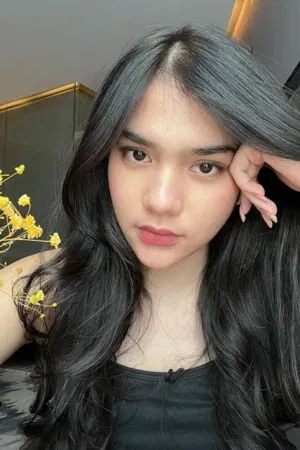
#> input picture mb.png, 300 x 450 px; its folder holds only this picture in this run
$ python image.py
#> lines starting #> are read from the running program, lines starting #| are printed output that depends on the picture
import os
import random
from PIL import Image
from rich.console import Console
from rich.progress import Progress, SpinnerColumn, BarColumn, TextColumn
from rich.panel import Panel
from argparse import ArgumentParser
import shutil

console = Console()

# warna teks
def color_text(text, color):
    return f"[{color}]{text}[/{color}]"

# file/folder
os.system("clear")
def get_image_from_path(path):
    with Progress(SpinnerColumn(), TextColumn("[progress.description]{task.description}"), transient=True) as progress:
        task = progress.add_task("LOADING MEMBUKA SCRIPT", total=None)
        if os.path.isfile(path):
            progress.update(task, description="FILE READY")
            return path
        elif os.path.isdir(path):
            images = [f for f in os.listdir(path) if f.lower().endswith(('.png', '.jpg', '.jpeg', '.gif', '.bmp'))]
            if images:
                progress.update(task, description="Mencoba mengubah")
                return os.path.join(path, random.choice(images))
            else:
                console.print(color_text("Gambar tidak ada", "yellow"))
                return None
        else:
            console.print(color_text("Tempatnya beda mungkin", "red"))
            return None

# program
def image_to_ascii(image_path, new_width=99999999999, colored=False):
#> called with image_path = './mb.png', new_width = 40, colored = False
    try:
        # konver
        img = Image.open(image_path).convert("L")
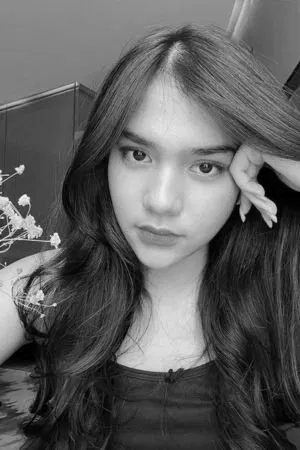
#> img: PIL image 300x450 L; min 0, max 248, mean 94.8
        aspect_ratio = img.height / img.width
#> aspect_ratio = 1.5
        new_height = int(aspect_ratio * new_width * 0.50)  # Rasio lebih akurat untuk terminal
#> new_height = 30
        img = img.resize((new_width, new_height))
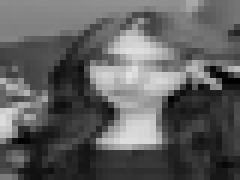
#> img: PIL image 40x30 L (shown 6 times larger); min 0, max 226, mean 94.8

        # kode
        ascii_chars = " .,:;#"
        pixels = img.getdata()

        # detail
        ascii_str = ""
        with Progress(
            SpinnerColumn(), BarColumn(), TextColumn("[progress.description]{task.description}"), transient=True
        ) as progress:
            task = progress.add_task("Mengonversi ke ASCII...", total=len(pixels))
            for pixel in pixels:
                ascii_str += ascii_chars[int(pixel / 500 * (len(ascii_chars) - 1))]
                progress.update(task, advance=1)
#> this loop made 1200 passes
#> (pixel, ascii_str) on passes 1 to 3: (139, '.'), (138, '..'), (139, '...')


        ascii_str = "\n".join([ascii_str[i:i+new_width] for i in range(0, len(ascii_str), new_width)])

        # support warna
        if colored:
            ascii_str = "\n".join(
                [color_text(line, "cyan") for line in ascii_str.split("\n")]
            )

        return ascii_str
    except Exception as e:
        console.print(color_text(f"Kesalahan saat memproses gambar: {e}", "red"))
        return None

# hasil
os.system("clear")
def display_result(ascii_art, save_path=None):
    if save_path:
        with open(save_path, "w") as f:
            f.write(ascii_art)
        console.print(
            Panel(
                f"999 ABDILLAH404 SV DATA KE : {save_path}",
                border_style="green",
                title="Sukses",
            )
        )
    else:
        console.print(Panel(ascii_art, title="[ ABDILLAH404 ]", border_style="cyan"))

# Home
os.system("clear")
def main():
    # Header
    console.print(Panel("[bold cyan]SCRIPT CREATE TEKS GAMBAR[/bold cyan]\n[italic green]HAFIDZ ABDILLAH PEMGEMBANG SCRIPT TEKS TO IMAGE[/italic green]", title="[ ABDILLAH404 ]", border_style="blue"))

    # pararg
    parser = ArgumentParser(description="HAFIDZ ABDILLAH PENGEMBANG SCRIPT")
    parser.add_argument("path", type=str, nargs="?", default=".", help="Path ke file atau folder gambar (default: current directory).")
    parser.add_argument("--width", type=int, default=40, help="LEBAR LAYAR")
    parser.add_argument("--save", type=str, help="SV KE INTERNAL")
    parser.add_argument("--colored", action="store_true", help="TEKS WARNA")
    args = parser.parse_args()

    # file/forlder validasi
    image_path = get_image_from_path(args.path)
    if image_path:
        console.print(color_text(f"BERHASIL MEMBUAT", "green"))
        ascii_art = image_to_ascii(image_path, new_width=args.width, colored=args.colored)
        if ascii_art:
            display_result(ascii_art, save_path=args.save)
        else:
            console.print(color_text("GAGAL", "yellow"))
    else:
        console.print(color_text("GAMBAR TIDAK BISA DI UBAH", "red"))

if __name__ == "__main__":
    main()
